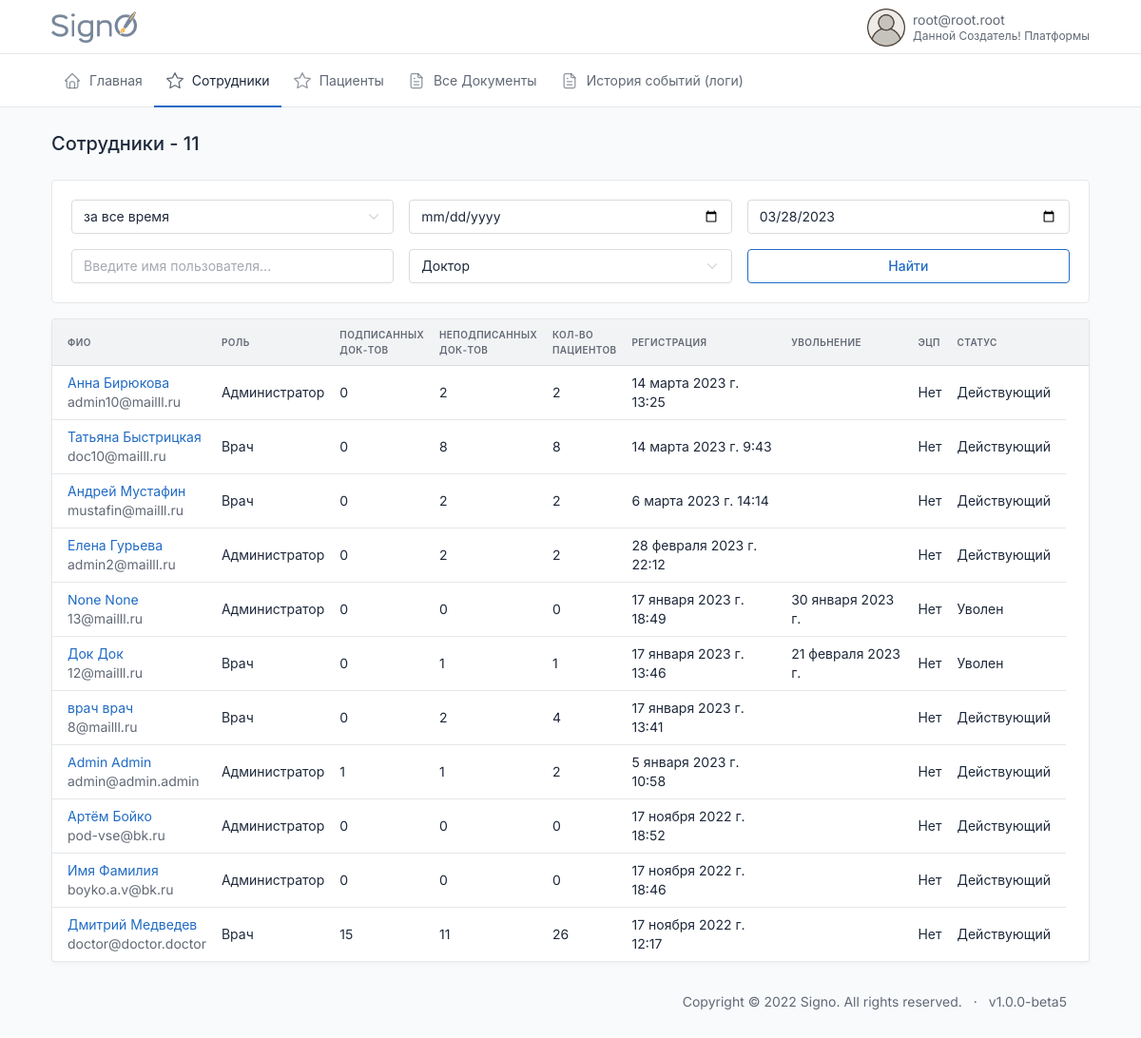
The page /id/users/staff/ (signed in) on the database as committed earlier.
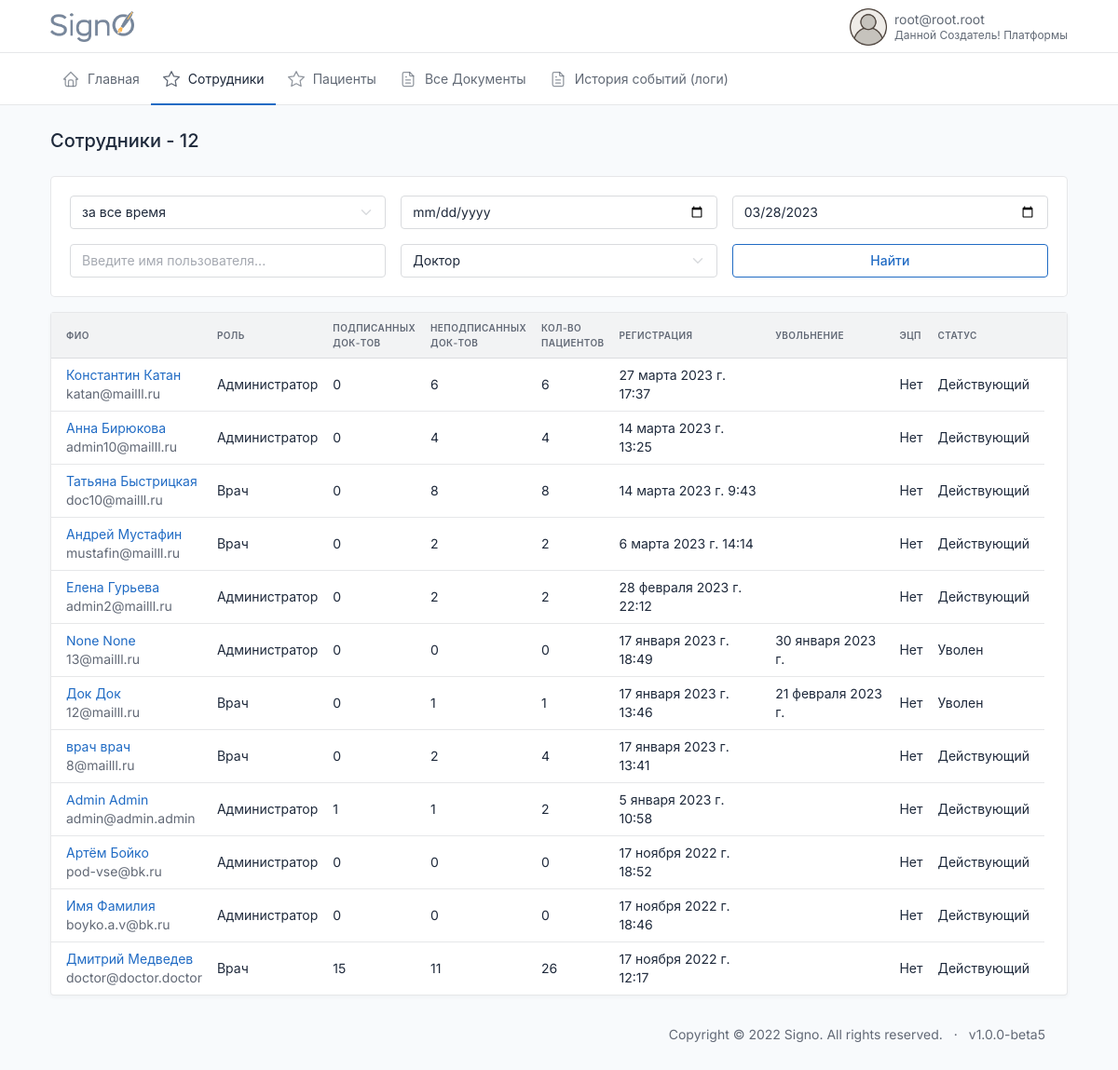
The same page on the database as committed later.
### users/models.py (models this page shows, shortened)
class CustomUser(AbstractBaseUser, PermissionsMixin):
    email = models.EmailField(max_length=254, unique=True, verbose_name='Электронная почта')
    first_name = models.CharField(u"Имя", max_length=100, blank=True, null=True)
    last_name = models.CharField(u"Фамилия", max_length=100, blank=True, null=True)
    patronymic = models.CharField(u"Отчество", max_length=100, blank=True, null=True)
    pasport_series = models.CharField(max_length=12, blank=True, verbose_name='Серия паспорта')
    pasport_number = models.CharField(max_length=12, blank=True, verbose_name='Номер паспорта')
    addres = models.CharField(max_length=240, blank=True, verbose_name='Адрес пользователя')
    user_profile_id = models.IntegerField(blank=True, verbose_name='ID пользователя', null=True)
    phone = models.CharField(max_length=24, verbose_name='Телефон')
    uniq_id = models.CharField(unique=True, max_length=12, blank=True, null=True, verbose_name='Уникальный ID')
    photo = models.ImageField(
        upload_to='users/%Y/%m/%d/',
        blank=True,
        default='../static/images/default_avatar.png',
        verbose_name='Аватар')
    is_active = models.BooleanField(default=True, verbose_name='Активирован')
    is_admin = models.BooleanField(default=False, verbose_name='Администратор')
    is_staff = models.BooleanField(_('staff status'), default=False)
    is_superuser = models.BooleanField(_('super user'), default=False)
    date_joined = models.DateTimeField(u'date joined', blank=True, null=True, default=timezone.now)
    last_login = models.DateTimeField(u'last login', blank=True, null=True)
    groups = models.ManyToManyField(Group, blank=True, null=True, verbose_name='Группы', related_name='groups')
    user_permissions = models.ManyToManyField(Permission, blank=True, null=True, verbose_name='Разрешения', related_name='user_permissions')
    date_of_birthday = models.DateField(blank=True, null=True, verbose_name='Дата Рождения')
    ADMINISTRATOR = 'AD'
    DOCTOR = 'DO'
    CLIENT = 'CL'
    DIRECTOR = 'DI'
    TYPE_ROLE = [
        (ADMINISTRATOR, 'Администратор'),
        (DOCTOR, 'Врач'),
        (CLIENT, 'Клиент'),
        (DIRECTOR, 'Руководитель')
    ]
    type = models.CharField(max_length=6, choices=TYPE_ROLE, default=CLIENT, verbose_name='Тип пользователя')
    ban = models.BooleanField(default=False, verbose_name='Уволен')
    ban_date = models.DateTimeField(verbose_name='дата увольнения', blank=True, null=True)
    ecp = models.BooleanField(default=False, verbose_name='Наличие ЭЦП')
    USERNAME_FIELD = 'email'
    REQUIRED_FIELDS = []
    objects = CustomUserManager()
    class Meta:
        verbose_name='Пользователь'
        verbose_name_plural='Пользователи'

### users/views.py (the view)
# urls.py: path('users/staff/', staff, name='staff'),
@login_required
def staff(request):
    all_staff = CustomUser.objects.filter(Q(type='DO') | Q(type='AD'))
    all_staff = all_staff.annotate(
        signed_docs=Count(
            'sender',
            filter=Q(sender__sender_status=True),
            distinct=True)
    )
    all_staff = all_staff.annotate(
        not_signed_docs=Count(
            'sender',
            filter=Q(sender__sender_status=False),
            distinct=True)
    )
    all_staff = all_staff.annotate(
        count_sender=Subquery(
            Document.objects
                .filter(sender=OuterRef('id'))
                .exclude(founder=OuterRef('id'))
                .values('sender')
                .order_by('sender')
                .annotate(count=Count('sender'))
                .values('count')[:1],
                output_field=IntegerField()
            ),
        count_founder=Subquery(
            Document.objects
                .filter(founder=OuterRef('id'))
                .exclude(sender=OuterRef('id'))
                .values('founder')
                .order_by('founder')
                .annotate(count=Count('founder'))
                .values('count')[:1],
                output_field=models.IntegerField()
            ),
        count_both=Subquery(
            Document.objects
                .filter(founder=OuterRef('id'), sender=OuterRef('id'))
                .values('founder')
                .order_by('founder')
                .annotate(count=Count('founder'))
                .values('count')[:1],
                output_field=models.IntegerField()
            ),
        )
    staff = search_users(request, all_staff)
    staff = paginate_list(request, staff, 20)
    context = {
        'title': f'Сотрудники - {all_staff.count()}',
        'users': staff,
        }
    return render(request, 'index/users.html', context=context)

### users/services.py (called while the page is built, shortened)
def search_users(request, all_users):
    search_name = request.GET.get('search')
    period = request.GET.get('period')
    user_type = request.GET.get('user_type')
    if period:
        start_date, end_date = get_dates(period, all_users)
        all_users = all_users.filter(date_joined__range=[start_date, end_date])
    if user_type:
        all_users = all_users.filter(type=user_type)
    sort_filter = request.GET.get('sort')
    if sort_filter:
        all_users = all_users.order_by(sort_filter)
    else:
        all_users = all_users.order_by('-date_joined')
    return all_users

### utils/services.py (called while the page is built)
def paginate_list(request, list, page_len):
    paginator = Paginator(list, page_len)
    page_number = request.GET.get('page')
    return paginator.get_page(page_number)

### utils/templatetags/extra_tags.py (called while the page is built)
@register.filter(name='number_of_patients')
def number_of_patients(user):
    return sum([(user.count_sender or 0),
                (user.count_founder or 0),
                (user.count_both or 0)])

### index/templates/index/users.html
{%extends 'index.html'%}
{%block content%}
{% include 'common/_info_box_users.html' %}
{% if title == "Пациенты" %}
    {% include 'common/_clients_table.html' %}
{% else %}
    {% include 'common/_staff_table.html' %}
{% endif %}
{%endblock%}

### templates/header.html (shortened to what this page needs)
<!doctype html>{%load static%}
<html lang="en">
<head>
  <link href="{% static 'dist/css/tabler.min.css' %}" rel="stylesheet" />
  <link href="{% static 'dist/css/tabler-flags.min.css' %}" rel="stylesheet" />
  <link href="{% static 'dist/css/tabler-payments.min.css'%}" rel="stylesheet" />
  <link href="{% static 'dist/css/tabler-vendors.min.css' %}" rel="stylesheet" />
  <link href="{% static 'dist/css/demo.min.css'%}" rel="stylesheet" />
  <link href="{% static 'css/style.css'%}" rel="stylesheet" />
  <link rel='stylesheet' href='https://cdn-uicons.flaticon.com/uicons-regular-rounded/css/uicons-regular-rounded.css'>
</head>
<body>
  <div class="wrapper">
    <header class="navbar navbar-expand-md navbar-light d-print-none">
      <div class="container-xl">
        <h1 class="navbar-brand navbar-brand-autodark d-none-navbar-horizontal pe-0 pe-md-3"
          style="display:flex; justify-content:space-between">
          <a href="{%url 'index'%}">
            <img width=90px height=33px src="/static/images/signo_logo.png">
          </a>
        </h1>
        <div class="navbar-nav flex-row order-md-last">
          <div class="nav-item dropdown">
            <a href="#" class="nav-link d-flex lh-1 text-reset p-0" data-bs-toggle="dropdown"
              aria-label="Open user menu">
              <img width=40px height=40px src="{{request.user.photo.url}}">
              <div class="d-none d-xl-block ps-2">
                <div>{{request.user.email}}</div>
                <div class="mt-1 small text-muted">
                  {{request.user.last_name}} {{request.user.first_name}} {{request.user.patronymic}}
                </div>
              </div>
            </a>
          </div>
        </div>
      </div>
    </header>
    <div class="navbar-expand-md">
      <div class="collapse navbar-collapse" id="navbar-menu">
        <div class="navbar navbar-light">
          <div class="container-xl">
            <ul class="navbar-nav">
              {%if request.user.type == 'DI'%}
              {% include 'menu/director.html' %}
              {%endif%}
            </ul>
          </div>
        </div>
      </div>
    </div>
    <div class="page-wrapper">
      <div class="container-xl">
        <div class="page-header d-print-none">
          <div class="row align-items-center">
            <div class="col">
              <h2 class="page-title">
                {%block title%}{{title}}{%endblock%}
              </h2>
            </div>
          </div>
        </div>
      </div>
      <div class="page-body">
        <div class="container-xl">

### templates/common/_staff_table.html (shortened to what this page needs)
{% load static %}
<div class="col-12">
    <div class="card">
      <div class="table-responsive">
        <table class="table table-vcenter card-table">
          <thead>
            <tr>
              <th id="th-last_name" class='sortable-table-header' onclick="filterByField('last_name')">ФИО</th></th>
              <th id="th-type" class="sortable-table-header" onclick="filterByField('type')">Роль</th>
              <th id="th-signed_docs" class='sortable-table-header' onclick="filterByField('signed_docs')">Подписанных<br> док-тов</th>
              <th id="th-not_signed_docs" class='sortable-table-header' onclick="filterByField('not_signed_docs')">Неподписанных<br> док-тов</th>
              <th id="th-number_of_patients" class='sortable-table-header' onclick="filterByField('number_of_patients')">Кол-во<br> пациентов</th>
              <th id="th-date_joined" class='sortable-table-header' onclick="filterByField('date_joined')">Регистрация</th>
              <th id="th-ban_date" class='sortable-table-header' onclick="filterByField('ban_date')">Увольнение</th>
              <th id="th-ecp" class='sortable-table-header' onclick="filterByField('ecp')">ЭЦП</th>
              <th id="th-ban" class='sortable-table-header' onclick="filterByField('ban')">Статус</th>
              <th class="w-1"></th>
            </tr>
          </thead>
          <tbody class="lazy-loading-users">
            {% for user in users %}
                <tr class="lazy-row-users">
                    <td>
                        <a href="{%url 'user' user.id%}"><div class="font-weight-medium">{{user.first_name}} {{user.last_name}}</div></a>
                        <div class="text-muted"><a href="#" class="text-reset">{{user.email}}</a></div>
                    </td>
                    <td>
                        <div>{{ user.get_type_display }}</div>
                    </td>
                    <td>
                        <div>{{ user.signed_docs }}</div>
                    </td>
                    <td>
                        <div>{{ user.not_signed_docs}}</div>
                    </td>
                    <td>
                        <div>{{ user|number_of_patients }}</div>
                    </td>
                    <td>
                        <div>{{ user.date_joined }}</div>
                    </td>
                    <td>
                      {% if user.ban %}
                        <div>{{ user.ban_date|date }}</div>
                      {% endif  %}
                  </td>
                    <td>
                        <div>{% if user.ecp %}Да{% else %} Нет {% endif %}</div>
                    </td>
                    <td>
                        <div>{% if user.ban %}Уволен{% else %}Действующий{% endif %}</div>
                    </td>
                </tr>
          {% endfor %}
          </tbody>
        </table>
      </div>
    </div>
  </div>

Rows that differ between the two databases and show on the page:
added CustomUser: first_name "Константин", last_name "Катан", email "katan@mailll.ru", type "Администратор", signed_docs "0", not_signed_docs "6", user "6", date_joined "27 марта 2023 г. 17:37", ecp "Нет", ban "Действующий"
computed for CustomUser "Анна": not_signed_docs "2" → "4"; user "2" → "4"
Other text that changed with them:
{{ title }}: "Сотрудники - 11" → "Сотрудники - 12"
